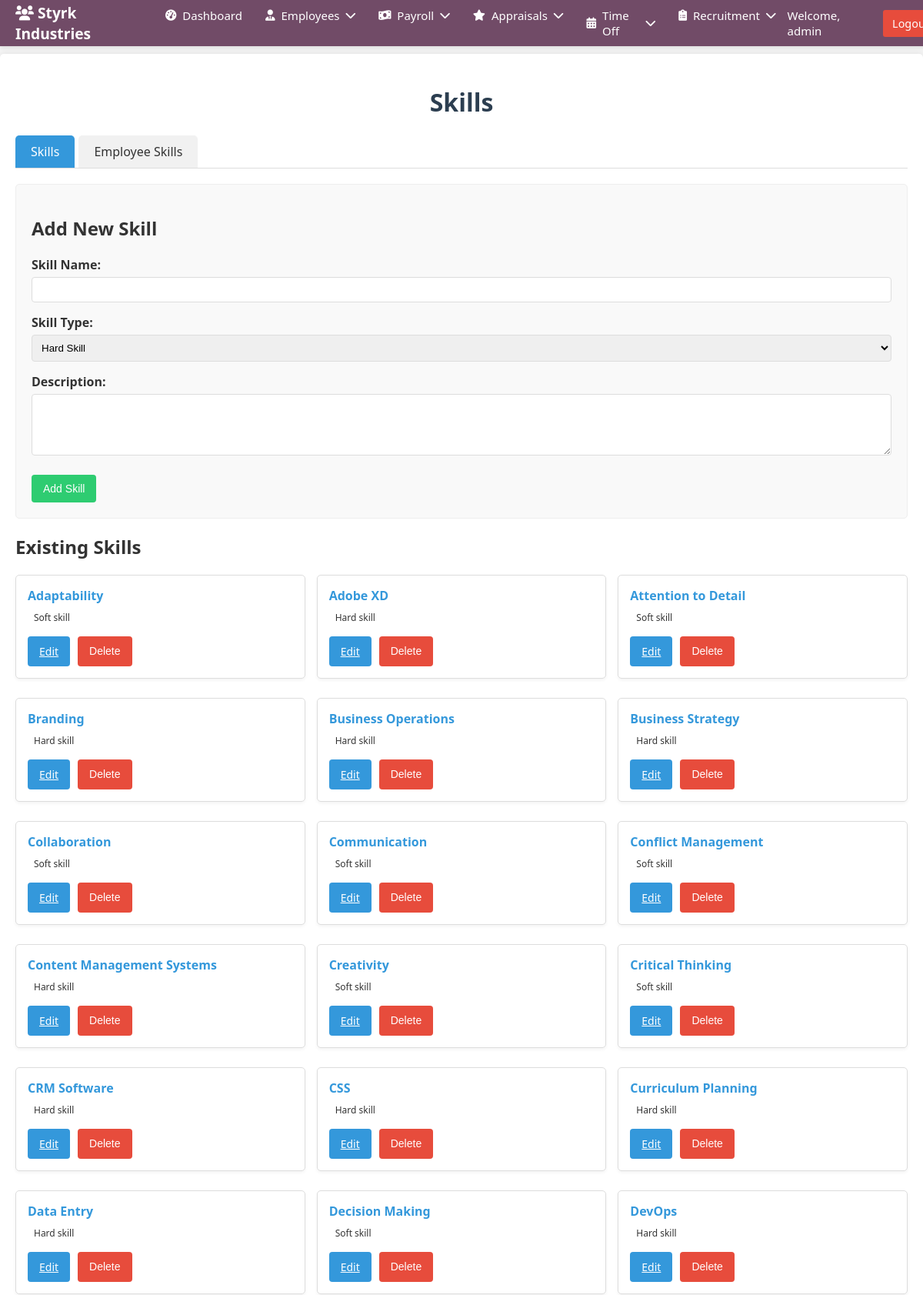
/skill_types.php (signed in, upper part), run on the app's committed database.
### tables this page shows
CREATE TABLE `skills` (
  `id` int NOT NULL,
  `nama_skill` varchar(100) NOT NULL,
  `jenis_skill` enum('soft_skill','hard_skill') NOT NULL,
  `deskripsi` text
);

### skill_types.php (the view, shortened to what this page needs)
<?php
include 'admin_header.php';
$dbConfig = [
    'host' => 'localhost',
    'dbname' => 'odoo_employee_db',
    'username' => 'root',
    'password' => ''
];
try {
    $dsn = "mysql:host={$dbConfig['host']};dbname={$dbConfig['dbname']};charset=utf8mb4";
    $pdo = new PDO($dsn, $dbConfig['username'], $dbConfig['password']);
    $pdo->setAttribute(PDO::ATTR_ERRMODE, PDO::ERRMODE_EXCEPTION);
    $pdo->setAttribute(PDO::ATTR_DEFAULT_FETCH_MODE, PDO::FETCH_ASSOC);
} catch (PDOException $e) {
    die("Database connection failed: " . $e->getMessage());
}
function getAllSkills($pdo)
{
    $stmt = $pdo->query("SELECT * FROM skills ORDER BY nama_skill");
    return $stmt->fetchAll();
}
$skills = getAllSkills($pdo);
$editingSkill = isset($_GET['action']) && $_GET['action'] === 'edit_skill' && isset($_GET['id'])
    ? getSkillById($pdo, $_GET['id'])
    : null;
?>
<!DOCTYPE html>
<html lang="en">
<head>
</head>
<body>
    <div class="container">
        <h1 class="ireng">Skills</h1>
        <div class="tabs">
            <div class="tab active" data-tab="skills-tab" onclick="showTab('skills-tab')">Skills</div>
            <div class="tab" data-tab="employee-skills-tab" onclick="showTab('employee-skills-tab')">Employee Skills</div>
        </div>
        <div id="skills-tab" class="tab-content active">
            <div class="form-container">
                <h2><?= $editingSkill ? 'Edit Skill' : 'Add New Skill' ?></h2>
                <form method="POST">
                    <div class="form-group">
                        <label for="nama_skill">Skill Name:</label>
                        <input type="text" id="nama_skill" name="nama_skill" required
                            value="<?= htmlspecialchars($editingSkill['nama_skill'] ?? '') ?>">
                    </div>
                    <div class="form-group">
                        <label for="jenis_skill">Skill Type:</label>
                        <select id="jenis_skill" name="jenis_skill" required>
                            <option value="hard_skill" <?= isset($editingSkill) && $editingSkill['jenis_skill'] === 'hard_skill' ? 'selected' : '' ?>>Hard Skill</option>
                        </select>
                    </div>
                    <div class="form-group">
                        <label for="deskripsi">Description:</label>
                        <textarea id="deskripsi" name="deskripsi" rows="3"><?= htmlspecialchars($editingSkill['deskripsi'] ?? '') ?></textarea>
                    </div>
                    <button type="submit" name="<?= $editingSkill ? 'update_skill' : 'add_skill' ?>" class="btn btn-submit">
                        <?= $editingSkill ? 'Update Skill' : 'Add Skill' ?>
                    </button>
                </form>
            </div>
            <div class="skills-list">
                <h2>Existing Skills</h2>
                <?php if (empty($skills)): ?>
                    <p>No skills found in database.</p>
                <?php else: ?>
                    <div class="skills-grid">
                        <?php foreach ($skills as $skill): ?>
                            <div class="skill-card">
                                <div class="skill-name"><?= htmlspecialchars($skill['nama_skill']) ?></div>
                                <div class="skill-type <?= $skill['jenis_skill'] ?>">
                                    <?= ucfirst(str_replace('_', ' ', $skill['jenis_skill'])) ?>
                                </div>
                                <div class="action-buttons">
                                    <a href="skill_types.php?action=edit_skill&id=<?= $skill['id'] ?>" class="btn btn-edit">Edit</a>
                                    <button class="btn btn-cancel" onclick="confirmDelete(<?= $skill['id'] ?>, 'skill')">Delete</button>
                                </div>
                            </div>
                        <?php endforeach; ?>
                    </div>
                <?php endif; ?>
            </div>
        </div>
    </div>
</body>
</html>

### admin_header.php (style rules this page uses)
body { font-family: -apple-system, BlinkMacSystemFont, "Segoe UI", Roboto, Helvetica, Arial, sans-serif; margin: 0; background-color: #f5f6f7; color: #333; }

### skill_types.php (style rules this page uses)
body { font-family: 'Segoe UI', Tahoma, Geneva, Verdana, sans-serif; margin: 0; background-color: #f5f5f5; color: #333; margin-top: 70px; }
.container { padding: 20px; max-width: 1200px; margin: 0 auto; background-color: white; box-shadow: 0 0 10px rgba(0, 0, 0, 0.1); border-radius: 5px; }
.ireng { color: #2c3e50; text-align: center; }
.form-container { background-color: #f9f9f9; padding: 20px; border-radius: 5px; margin-bottom: 20px; border: 1px solid #eee; }
.form-group { margin-bottom: 15px; }
.form-group label { display: block; margin-bottom: 5px; font-weight: bold; }
.form-group input, .form-group select, .form-group textarea { width: 100%; padding: 8px; border: 1px solid #ddd; border-radius: 4px; box-sizing: border-box; }
.form-group textarea { resize: vertical; min-height: 80px; }
.btn { padding: 10px 15px; border: none; border-radius: 4px; cursor: pointer; font-size: 14px; margin-right: 5px; margin-top: 5px; }
.btn-submit { background-color: #2ecc71; color: white; }
.btn-cancel { background-color: #e74c3c; color: white; }
.btn-edit { background-color: #3498db; color: white; }
.skills-list { margin-top: 20px; }
.skill-card { background-color: white; border: 1px solid #ddd; border-radius: 5px; padding: 15px; margin-bottom: 10px; box-shadow: 0 2px 4px rgba(0, 0, 0, 0.05); }
.skill-name { font-weight: bold; color: #3498db; margin-bottom: 5px; }
.skill-type { display: inline-block; padding: 3px 8px; border-radius: 3px; font-size: 12px; margin-bottom: 8px; }
.tabs { display: flex; margin-bottom: 20px; border-bottom: 1px solid #ddd; }
.tab { padding: 10px 20px; cursor: pointer; background-color: #f1f1f1; margin-right: 5px; border-radius: 5px 5px 0 0; }
.tab.active { background-color: #3498db; color: white; }
.tab-content { display: none; }
.tab-content.active { display: block; }
.skills-grid { display: grid; grid-template-columns: repeat(auto-fill, minmax(300px, 1fr)); gap: 15px; margin-top: 15px; }
@media (min-width: 1025px) { .skills-grid { grid-template-columns: repeat(3, 1fr); } }
.action-buttons { display: flex; gap: 5px; }

### data on the page
skills: nama_skill "Adaptability", jenis_skill "Soft skill"
skills: nama_skill "Adobe XD", jenis_skill "Hard skill"
skills: nama_skill "Attention to Detail", jenis_skill "Soft skill"
skills: nama_skill "Branding", jenis_skill "Hard skill"
skills: nama_skill "Business Operations", jenis_skill "Hard skill"
skills: nama_skill "Business Strategy", jenis_skill "Hard skill"
skills: nama_skill "Collaboration", jenis_skill "Soft skill"
skills: nama_skill "Communication", jenis_skill "Soft skill"
skills: nama_skill "Conflict Management", jenis_skill "Soft skill"
skills: nama_skill "Content Management Systems", jenis_skill "Hard skill"
skills: nama_skill "Creativity", jenis_skill "Soft skill"
skills: nama_skill "Critical Thinking", jenis_skill "Soft skill"
skills: nama_skill "CRM Software", jenis_skill "Hard skill"
skills: nama_skill "CSS", jenis_skill "Hard skill"
skills: nama_skill "Curriculum Planning", jenis_skill "Hard skill"
skills: nama_skill "Data Entry", jenis_skill "Hard skill"
skills: nama_skill "Decision Making", jenis_skill "Soft skill"
skills: nama_skill "DevOps", jenis_skill "Hard skill"

### other printed values
$_SESSION['username'] "admin"
